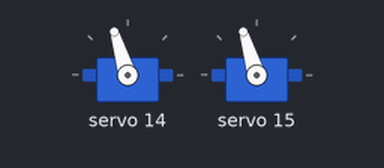
This sketch was run on a simulated Arduino Uno, built with avr-gcc and run on an emulated ATmega328P. Parts: 2 × servo. What the sketch prints to the serial monitor is not drawn.

Above: at 1.55 s.
At 2.25 s:
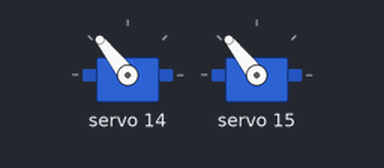
At 3.0 s:
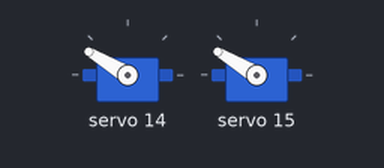
At 4.5 s:
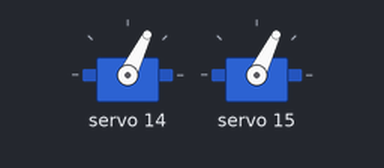
Timing chart, 0 to 8.4 s (numbered marks = the images above):
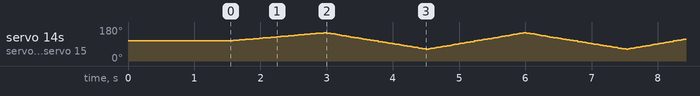

The sketch:

ServoMotionSequence.ino
```cpp
#include "ServoInit.h"
#include "MotionSequence.h"

Adafruit_PWMServoDriver pwm = Adafruit_PWMServoDriver(PWM_ADDR);

void setup() {
    Serial.begin(115200);
    Serial.println("Initializing PCA9685....");

    initializeServos(pwm);
    delay(1000);
}

void loop() {
    executeMotionSequence(pwm, 0);  // Start with sequence 0 (square motion)
    // delay(100);
}
```

MotionSequence.cpp
```cpp
#include "MotionSequence.h"
#include "ServoDirection.h"

// Define frame arrays for each sequence
const int SQUARE_FRAMES[][NUM_SERVOS] = {
   // {0, 0},    //frame 0
    {45, -45},   //frame 1
    {22.5, -22.5},  //frame 2
    {0, 0},   //frame 3
    {-22.5, 22.5}, //frame 4
    {-45, 45},  //frame 5
    //{0, 0}     //frame 6
};

const int WAVE_FRAMES[][NUM_SERVOS] = {
    {30, -30},
    {30, -30},
    {30, -30},
    {30, -30},
    {30, -30}
};

const int CIRCLE_FRAMES[][NUM_SERVOS] = {
    {45, 0},
    {45, 45},
    {0, 45},
    {-45, 45},
    {-45, 0},
    {-45, -45},
    {0, -45},
    {45, -45}
};

// transition times for each sequence
const float SQUARE_TIMES[] = {1.4, 0.3, 0.3, 0.3, 0.3};
const float WAVE_TIMES[] = {0.5, 0.5, 0.5, 0.5, 0.5};
const float CIRCLE_TIMES[] = {0.8, 0.8, 0.8, 0.8, 0.8, 0.8, 0.8, 0.8};

// sequences array
const MotionSequence SEQUENCES[NUM_SEQUENCES] = {
    {
        "square",
        5,
        SQUARE_FRAMES,
        SQUARE_TIMES
    },
    {
        "wave",
        5,
        WAVE_FRAMES,
        WAVE_TIMES
    },
    {
        "circle",
        8,
        CIRCLE_FRAMES,
        CIRCLE_TIMES
    }
};

// void smoothTransition(Adafruit_PWMServoDriver &pwm, int currentAngles[], const int targetAngles[], float transitionTime) {
//     // step size
//     int delayTime = (transitionTime*1000)/TRANSITION_STEPS;
//     for (int step = 1; step <= TRANSITION_STEPS; step++) {
//         for (int i = 0; i < NUM_SERVOS; i++) {
//             // Calculate intermediate angle
//             int intermediateAngle = currentAngles[i] + (targetAngles[i] - currentAngles[i]) * step / TRANSITION_STEPS;

//             // multiplier before converting to PWM
//             int directedAngle = applyDirection(i, intermediateAngle);

//             //setting pwm using channel mapping
//             pwm.setPWM(SERVO_PINS[i], 0, angleToPulse(directedAngle));
//         }
//         delay(delayTime);
//     }
// }

// void executeMotionSequence(Adafruit_PWMServoDriver &pwm, int sequenceIndex) {
//     if (sequenceIndex >= NUM_SEQUENCES) {
//         return;
//     }

//     static int currentAngles[NUM_SERVOS];  // Make static to preserve between calls
//     static bool firstRun = true;  // Flag for first execution

//     // Only initialize angles on first run
//     if (firstRun) {
//         for (int i = 0; i < NUM_SERVOS; i++) {
//             currentAngles[i] = INITIAL_POSITIONS[i];
//         }
//         firstRun = false;
//     }

//     const MotionSequence& sequence = SEQUENCES[sequenceIndex];

//     // Execute the selected sequence
//     for (int frame = 0; frame < sequence.numFrames; frame++) {
//         smoothTransition(pwm, currentAngles, sequence.frames[frame], sequence.transitionTimes[frame]);
//         // Update current angles to current frame
//         for (int i = 0; i < NUM_SERVOS; i++) {
//             currentAngles[i] = sequence.frames[frame][i];
//         }
//     }
// }
void smoothTransition(Adafruit_PWMServoDriver &pwm, int currentAngles[], const int targetAngles[], float transitionTime) {
    int delayTime = (transitionTime*1000)/TRANSITION_STEPS;
    for (int step = 1; step <= TRANSITION_STEPS; step++) {
        for (int i = 0; i < NUM_SERVOS; i++) {

            int intermediateAngle = currentAngles[i] +
                (targetAngles[i] - currentAngles[i]) * step / TRANSITION_STEPS;

            int directedAngle = applyDirection(i, intermediateAngle);
            pwm.setPWM(SERVO_PINS[i], 0, angleToPulse(directedAngle));
        }
        delay(delayTime);
    }
}

void executeMotionSequence(Adafruit_PWMServoDriver &pwm, int sequenceIndex) {
    if (sequenceIndex >= NUM_SEQUENCES) {
        return;
    }

    static int currentAngles[NUM_SERVOS];
    static bool firstRun = true;

    if (firstRun) {
        for (int i = 0; i < NUM_SERVOS; i++) {
            currentAngles[i] = INITIAL_POSITIONS[i];
        }
        firstRun = false;
    }

    const MotionSequence& sequence = SEQUENCES[sequenceIndex];

    for (int frame = 0; frame < sequence.numFrames; frame++) {
        smoothTransition(pwm, currentAngles, sequence.frames[frame], sequence.transitionTimes[frame]);

        for (int i = 0; i < NUM_SERVOS; i++) {
            currentAngles[i] = sequence.frames[frame][i];
        }
    }
}

//to add additional transition time from last to 1st frame transition time > last frame--->first frame

// void executeMotionSequence(Adafruit_PWMServoDriver &pwm, int sequenceIndex) {
//     if (sequenceIndex >= NUM_SEQUENCES) {
//         return;
//     }

//     static int currentAngles[NUM_SERVOS];
//     static bool firstRun = true;

//     if (firstRun) {
//         for (int i = 0; i < NUM_SERVOS; i++) {
//             currentAngles[i] = INITIAL_POSITIONS[i];
//         }
//         firstRun = false;
//     }

//     const MotionSequence& sequence = SEQUENCES[sequenceIndex];

//     // Execute sequence
//     for (int frame = 0; frame < sequence.numFrames; frame++) {
//         smoothTransition(pwm, currentAngles, sequence.frames[frame], sequence.transitionTimes[frame]);
//         for (int i = 0; i < NUM_SERVOS; i++) {
//             currentAngles[i] = sequence.frames[frame][i] + INITIAL_POSITIONS[i];
//         }
//     }

//     // Add transition back to first frame using the last transition time
//     smoothTransition(pwm, currentAngles, sequence.frames[0], sequence.transitionTimes[sequence.numFrames]);
//     for (int i = 0; i < NUM_SERVOS; i++) {
//         currentAngles[i] = sequence.frames[0][i] + INITIAL_POSITIONS[i];
//     }
// }
```

MotionSequence.h
```cpp
#ifndef MOTION_SEQUENCE_H
#define MOTION_SEQUENCE_H

#include "ServoInit.h"

//Motion Sequence parameters
#define TRANSITION_STEPS 50
#define MAX_FRAMES_PER_SEQUENCE 10
#define NUM_SEQUENCES 3

// Structure to hold a single motion sequence
struct MotionSequence {
    const char* name;
    int numFrames;
    const int (*frames)[NUM_SERVOS];
    const float* transitionTimes;
    float loopTransitionTime;  //parameter for loop transition
};


// Function declarations
void smoothTransition(Adafruit_PWMServoDriver &pwm, int currentAngles[], const int targetAngles[], float transitionTime);
void executeMotionSequence(Adafruit_PWMServoDriver &pwm, int sequenceIndex);

// Declare sequences
extern const MotionSequence SEQUENCES[NUM_SEQUENCES];

#endif
```

ServoDirection.cpp
```cpp
#include "ServoDirection.h"

const int SERVO_DIRECTION[NUM_SERVOS] = {1, -1};

int applyDirection(int servoIndex, int angle) {
  return angle * SERVO_DIRECTION[servoIndex];
}
```

ServoDirection.h
```cpp
#ifndef SERVO_DIRECTION_H
#define SERVO_DIRECTION_H
#include "ServoInit.h"

//Direction multiplier for each servo
extern const int SERVO_DIRECTION[NUM_SERVOS];

//Function to apply the multiplier
int applyDirection(int servoIndex, int angle);

#endif
```

ServoInit.cpp
```cpp
#include "ServoInit.h"
#include "ServoDirection.h"

const int SERVO_PINS[NUM_SERVOS] = {14, 15};
const int INITIAL_POSITIONS[NUM_SERVOS] = {0, 0};

int angleToPulse(int angle) {
  return map(angle, -90, 90, SERVO_MIN, SERVO_MAX);
}

void initializeServos(Adafruit_PWMServoDriver &pwm) {
  pwm.begin();
  pwm.setPWMFreq(PWM_FREQ);

  delay(500);
  for (int i = 0; i < NUM_SERVOS; i++) {
    // Apply direction multiplier to initial position
    int directedAngle = applyDirection(i, INITIAL_POSITIONS[i]);
    pwm.setPWM(SERVO_PINS[i], 0, angleToPulse(directedAngle));
  }
}
```

ServoInit.h
```cpp
#ifndef SERVO_INIT_H
#define SERVO_INIT_H
#include <Wire.h>
#include <Adafruit_PWMServoDriver.h>

// PWM config
#define PWM_ADDR 0x40
#define PWM_FREQ 50

// servo pwm limits to map to angles
#define SERVO_MIN 150
#define SERVO_MAX 520
// servo pins
// #define SERVO_1 14
// #define SERVO_2 15

//servo count
#define NUM_SERVOS 2

extern const int SERVO_PINS[NUM_SERVOS];

// initial servo positions (in degrees)
extern const int INITIAL_POSITIONS[NUM_SERVOS];
// initialize servos / function declaration
void initializeServos(Adafruit_PWMServoDriver &pwm);
int angleToPulse(int angle);

#endif
```
